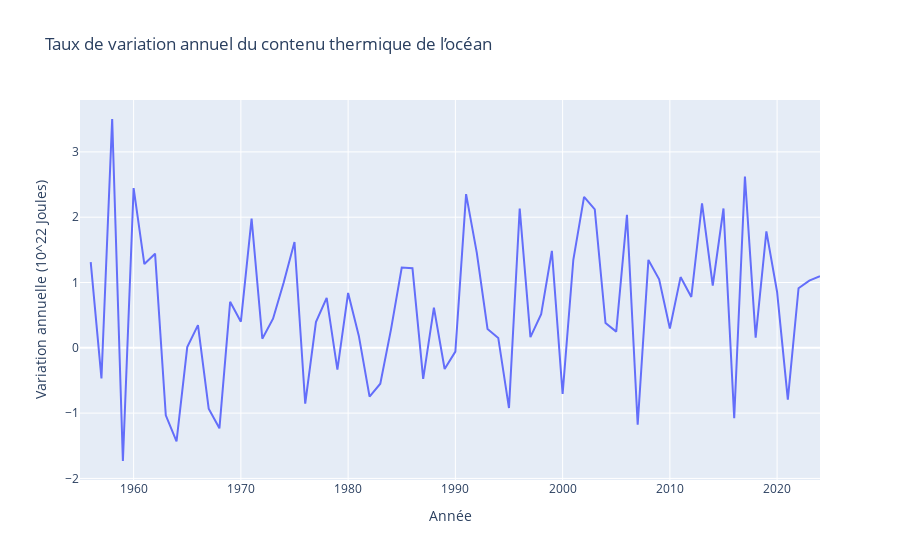

Source (notebook cell):
### Code cell
df["OHC_avg"] = df[
    ["ocean_heat_content_noaa_2000m",
     "ocean_heat_content_mri_2000m",
     "ocean_heat_content_iap_2000m"]
].mean(axis=1)

df["OHC_change"] = df["OHC_avg"].diff()

fig = px.line(
    df,
    x="Year",
    y="OHC_change",
    title="Taux de variation annuel du contenu thermique de l’océan",
    labels={"OHC_change": "Variation annuelle (10^22 Joules)", "Year": "Année"}
)

fig.show()

### Figure 1 — Plotly figure (JSON) as saved in the notebook; plotly's stock layout.template omitted (floating-point values rounded to 4 significant figures)
{"data": [{"hovertemplate": "Année=%{x}<br>Variation annuelle (10^22 Joules)=%{y}<extra></extra>", "legendgroup": "", "line": {"color": "#636efa", "dash": "solid"}, "marker": {"symbol": "circle"}, "mode": "lines", "name": "", "orientation": "v", "showlegend": false, "type": "scatter", "x": [1955, 1956, 1957, 1958, 1959, 1960, 1961, 1962, 1963, 1964, 1965, 1966, 1967, 1968, 1969, 1970, 1971, 1972, 1973, 1974, 1975, 1976, 1977, 1978, 1979, 1980, 1981, 1982, 1983, 1984, 1985, 1986, 1987, 1988, 1989, 1990, 1991, 1992, 1993, 1994, 1995, 1996, 1997, 1998, 1999, 2000, 2001, 2002, 2003, 2004, 2005, 2006, 2007, 2008, 2009, 2010, 2011, 2012, 2013, 2014, 2015, 2016, 2017, 2018, 2019, 2020, 2021, 2022, 2023, 2024], "xaxis": "x", "y": [NaN, 1.311, -0.4676, 3.504, -1.733, 2.447, 1.282, 1.442, -1.034, -1.433, 0.01, 0.3473, -0.932, -1.233, 0.7043, 0.3997, 1.979, 0.139, 0.4457, 1.003, 1.621, -0.8563, 0.3943, 0.7647, -0.3337, 0.8407, 0.1817, -0.7487, -0.5497, 0.283, 1.23, 1.219, -0.476, 0.6143, -0.325, -0.05833, 2.353, 1.454, 0.2883, 0.1513, -0.9223, 2.132, 0.163, 0.5163, 1.484, -0.7077, 1.348, 2.312, 2.119, 0.3783, 0.2474, 2.037, -1.178, 1.346, 1.05, 0.295, 1.083, 0.779, 2.213, 0.954, 2.133, -1.08, 2.622, 0.1553, 1.782, 0.8547, -0.7944, 0.912, 1.028, 1.096], "yaxis": "y"}], "layout": {"legend": {"tracegroupgap": 0}, "title": {"text": "Taux de variation annuel du contenu thermique de l’océan"}, "xaxis": {"anchor": "y", "domain": [0, 1], "title": {"text": "Année"}}, "yaxis": {"anchor": "x", "domain": [0, 1], "title": {"text": "Variation annuelle (10^22 Joules)"}}}}
